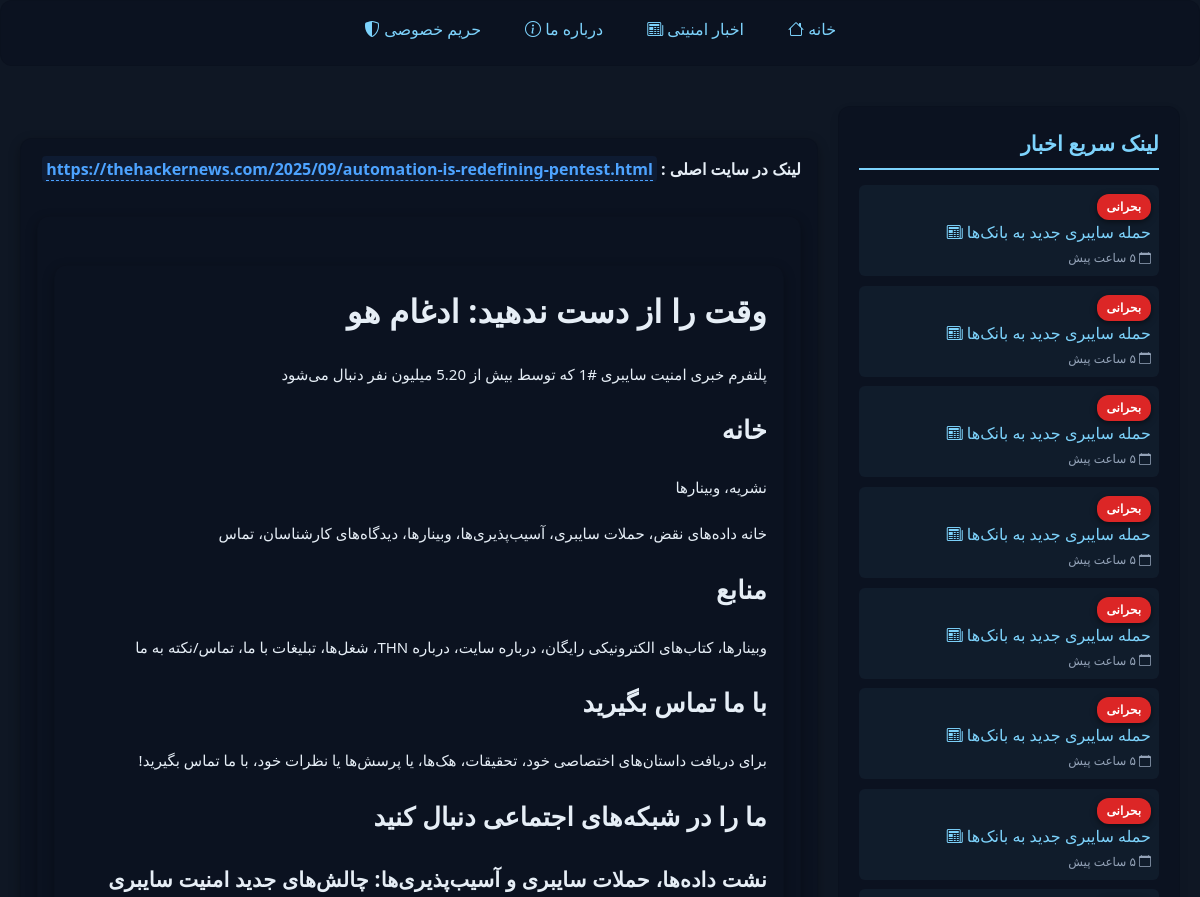
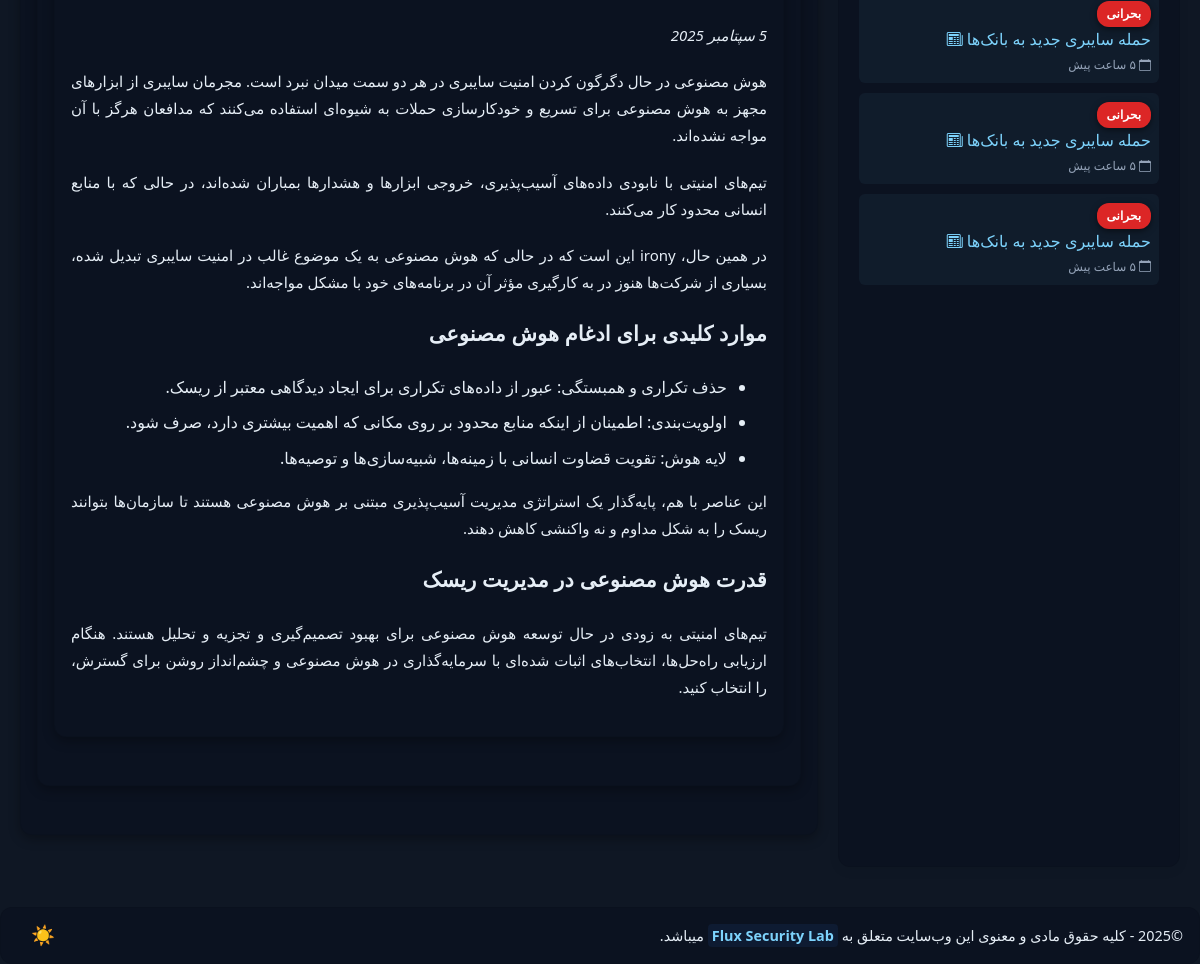
Page /news/41/ on the committed database (2 pictures, top to bottom).
### main/models.py (models this page shows, shortened)
class News(models.Model):
    url = models.CharField(max_length=200)
    content = models.TextField()
    is_translated = models.BooleanField(default=False)
    is_trend = models.BooleanField(default=False)
    is_critical = models.BooleanField(default=False)
    date_added = models.DateField(auto_now_add=True)

### main/views.py (the view)
# urls.py: path('news/<int:pk>/', NewsDetailView.as_view(), name='news_detail'),
class NewsDetailView(DetailView):
    model = News
    template_name = 'news_detail.html'

### main/templates/news_detail.html (shortened to what this page needs)
{% extends 'base.html' %}
{% block content %}
<b>
    لینک در سایت اصلی : <strong><a href={{ news.url  }}> {{ news.url }} </a></strong>
</b>
<main>
    {{ news.content|safe }}
</main>
{% endblock content %}

### static/css/style.css (style rules this page uses)
:root { --bg: #f5f7fa; --card: #ffffff; --text: #1f2937; --muted: #6b7280; --accent: #3b82f6; --danger: #ef4444; --glass: rgba(0, 0, 0, 0.04); --code-bg: rgba(0, 0, 0, 0.03); --radius: 12px; --sans: "Vazir", system-ui, -apple-system, "Segoe UI", Roboto, "Helvetica Neue", Arial; --mono: ui-monospace, SFMono-Regular, Menlo, Monaco, "Roboto Mono", "Courier New", monospace; }
[data-theme="dark"] { --bg: #0f1724; --card: #0b1220; --accent: #7dd3fc; --muted: #94a3b8; --text: #e6eef6; }
body { font-family: var(--sans); margin: 0; padding: 0; background: var(--bg); color: var(--text); line-height: 1.6; -webkit-font-smoothing: antialiased; -moz-osx-font-smoothing: grayscale; height: 100%; display: flex; flex-direction: column; }
main { max-width: 900px; margin: 2rem auto; padding: 2rem; background: #1e1e2f; border-radius: 16px; box-shadow: 0 4px 12px rgba(0, 0, 0, 0.3); color: #eaeaea; line-height: 1.8; }
main p { margin-bottom: 1.2rem; text-align: justify; }
main a { color: #4da3ff; text-decoration: none; border-bottom: 1px dashed #4da3ff; transition: color 0.3s, border-color 0.3s; }
h1, h2, h3, h4, h5, h6 { margin-top: 0; color: var(--text); letter-spacing: 0.2px; }
h1 { font-size: 2rem; }
h2 { font-size: 1.6rem; }
h3 { font-size: 1.3rem; }
p { margin: 1em 0; color: var(--text); font-size: 15px; }
a { color: var(--accent); text-decoration: none; }
ul, ol { margin: 1em 0; padding-left: 1.5em; }
li { margin-bottom: 0.4em; }
header, footer, article, aside, main, section, details, blockquote { padding: 1em; border-radius: var(--radius); background: var(--card); border: 1px solid rgba(0, 0, 0, 0.08); color: var(--text); }
strong { color: var(--accent); font-weight: 700; background: rgba(59, 130, 246, 0.08); padding: 2px 4px; border-radius: 4px; }

### rows in the picture
News: url "https://thehackernews.com/2025/09/automation-is-redefining-pentest.html", content "پلتفرم خبری امنیت سایبری #1 که توسط بیش از 5.20 میلیون نفر دنبال می‌شود خانه نشریه، وبینارها خانه داده‌های نقض، حملات سایبری، آسیب‌پذیری‌ها، وبینارها، دیدگاه‌های کارشناسان، تماس منابع وبینارها، کتاب‌های الکترونیکی رایگان، درباره سایت، درباره THN، شغل‌ها، تبلیغات با ما، تماس/نکته به ما با ما تماس بگیرید برای دریافت داستان‌های اختصاصی خود، تحقیقات، هک‌ها، یا پرسش‌ها یا نظرات خود، با ما تماس بگیرید! ما را در شبکه‌های اجتماعی دنبال کنید نشت داده‌ها، حملات سایبری و آسیب‌پذیری‌ها: چالش‌های جدید امنیت سایبری 5 سپتامبر 2025 هوش مصنوعی در حال دگرگون کردن امنیت سایبری در هر دو سمت میدان نبرد است. مجرمان سایبری از ابزارهای مجهز به هوش مصنوعی برای تسریع و خودکارسازی حملات به شیوه‌ای استفاده می‌کنند که…"
